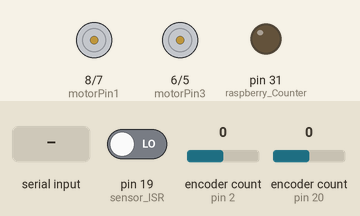
A sketch run on a simulated Arduino Mega 2560, built with avr-gcc and run on an emulated ATmega2560. Shown: motor-driver pin pairs drawn as motors (green arrow = first pin HIGH = forward, orange = second pin HIGH = backward, longer = more drive, scaled by the enable pin), output pins drawn as LEDs (lit = HIGH). The inputs (shaded band) are chosen by the test bench; at power-on: pin 19 (sensor_ISR) LOW, encoder count (sensors on pin 2, pin 20) 0.

Above: at 1.2 s.
1.3 s: "f" received over Serial
At 2.4 s:
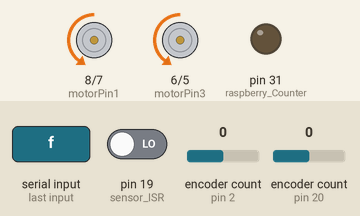
2.8 s: "l" received over Serial
At 3.5 s:
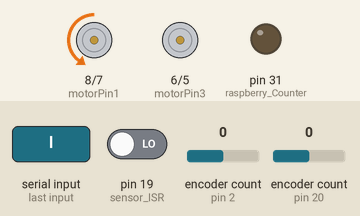
4.3 s: "r" received over Serial
At 4.6 s:
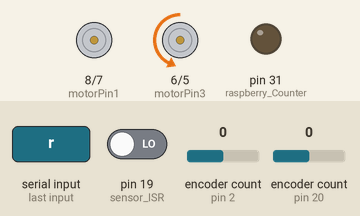
5.8 s: "b" received over Serial
At 7.0 s:
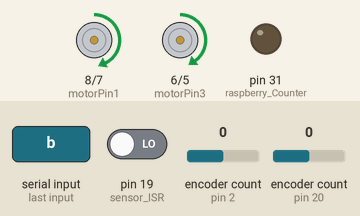
Timing chart, 0 to 8.8 s (numbered marks = the images above; inputs shaded):
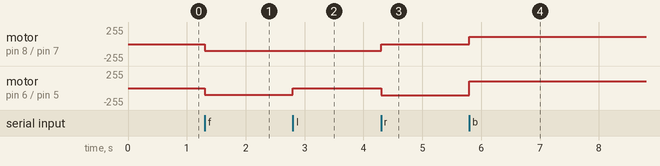

Measured:
- after the input at 1.3 s, motor on pin 8 (motorPin1) / pin 7 (motorPin2), motor on pin 6 (motorPin3) / pin 5 (motorPin4): stopped → backward 100/255 at once
- after the input at 2.8 s, motor on pin 6 (motorPin3) / pin 5 (motorPin4): backward 100/255 → stopped at once
- after the input at 4.3 s, motor on pin 8 (motorPin1) / pin 7 (motorPin2): backward 100/255 → stopped at once; motor on pin 6 (motorPin3) / pin 5 (motorPin4): stopped → backward 110/255 at once
- after the input at 5.8 s, motor on pin 8 (motorPin1) / pin 7 (motorPin2): stopped → forward 110/255 at once; motor on pin 6 (motorPin3) / pin 5 (motorPin4): backward 110/255 → forward 100/255 at once

The sketch:

Everything.ino
```cpp
//#define ENCODER_OPTIMIZE_INTERRUPTS

#include <Wire.h>
#include <SPI.h>
#include <Encoder.h>
#include <Adafruit_LSM9DS1.h>
#include <Adafruit_Sensor.h>


#define trigPinFront A0
#define echoPinFront A1

#define trigPinBack A2
#define echoPinBack A3


#define trigPinLeft A5
#define echoPinLeft A4

#define trigPinRight A6
#define echoPinRight A7

#define sensor_ISR 19
#define raspberry_Counter 31

//Hall Sensors
#define hallA 2
#define hallB 3

#define hallC 20
#define hallD 21

//Motor A
#define motorPin1 8  // Pin 14 of L293
#define motorPin2 7  // Pin 10 of L293

#define enB 4

#define motorPin3 6  // Pin 14 of L293
#define motorPin4 5  // Pin 10 of L293

#define enA 9


Encoder rightEnc(hallA, hallB);
Encoder leftEnc(hallC, hallD);

unsigned long timer = 0;
unsigned long time2 = 0;


Adafruit_LSM9DS1 lsm = Adafruit_LSM9DS1();


volatile int isPressed = 0;
volatile int sendInfo = 0;

volatile byte vals[6];
volatile byte prev[6];

//Incoming Serial Comm--------------------

char receivedChar;
boolean newData = false;

//PI Globals--------------------------------------
char moving = 'n';


double previous_error_r = 0;
double integral_r = 0;
double deriv_r = 0;
int setpoint_speed_r = 400;
double k_pr = .25;
double k_ir = 0;
double k_dr = 0;

double previous_error_l = 0;
double integral_l = 0;
double deriv_l = 0;
int setpoint_speed_l = 400;
double k_pl = .25;
double k_il = 0;
double k_dl = 0;

boolean pid_test = true;

//------------------------------------------

void setup() {

  Serial.begin(115200);

  pinMode(sensor_ISR, INPUT);

  pinMode(raspberry_Counter,OUTPUT);

  attachInterrupt(digitalPinToInterrupt(sensor_ISR), read_sensors_ISR, RISING);

  pinMode(trigPinFront,OUTPUT);
  pinMode(trigPinBack,OUTPUT);
  pinMode(trigPinLeft,OUTPUT);
  pinMode(trigPinRight,OUTPUT);

  pinMode(echoPinFront,INPUT);
  pinMode(echoPinBack,INPUT);
  pinMode(echoPinLeft,INPUT);
  pinMode(echoPinRight,INPUT);

  pinMode(motorPin1, OUTPUT);
  pinMode(motorPin2, OUTPUT);
  pinMode(enA, OUTPUT);

  pinMode(motorPin3, OUTPUT);
  pinMode(motorPin4, OUTPUT);
  pinMode(enB, OUTPUT);

  timer = millis();
  time2 = millis();

}

long right_pos = -999;
long left_pos = -999;


void loop() {

  if(sendInfo == 1) {

    Serial.write((const char *)vals, sizeof(vals));
    sendInfo = 0;
  }


  int t_step = 100;

  long new_right_pos, new_left_pos;
  long right_speed, left_speed;

  int error_r;
  int pid_speed_r;
  int error_l;
  int pid_speed_l;
  int output_r;
  int output_l;

  int enc_r;
  int enc_l;

  if (millis() - timer >= t_step){
    timer = millis();
    new_right_pos = rightEnc.read();
    new_left_pos = leftEnc.read();

    enc_r = new_right_pos - right_pos;
    vals[4] = new_right_pos - right_pos;
    right_pos = new_right_pos;

    enc_l = new_left_pos - left_pos;
    vals[5] = new_left_pos - left_pos;
    left_pos = new_left_pos;

    if (moving == 'y') {

      error_r = setpoint_speed_r - enc_r;
      integral_r = integral_r + (error_r*t_step*.001);
      //deriv_r = (error_r - previous_error_r) / (t_step*.001);
      output_r = (k_pr * error_r) + (k_ir* integral_r);// + (k_dr * deriv_r);
      previous_error_r = error_r;

      error_l = setpoint_speed_l - enc_l;
      integral_l = integral_l + (error_l*t_step * .001);
      //deriv_l = (error_l - previous_error_l) / t_step;
      output_l = (k_pl * error_l) + (k_il* integral_l);// + (k_dl * deriv_l);
      previous_error_l = error_l;

//      if (output_r < 70)
//        output_r = 70;

//      else if (output_r > 250)
//        output_r = 250;

//      if (output_l < 70)
//        output_l = 70;

//      else if (output_l > 250)
//        output_l = 250;

      forwardRight((int)output_r);
      forwardLeft((int)output_l);

    }

    else if (moving == 'n') {
      output_r = 0;
      output_l = 0;
      previous_error_r = 0;
      integral_r = 0;
      deriv_r = 0;
      previous_error_l = 0;
      integral_l = 0;
      deriv_l = 0;

//      stopLeft();
//      stopRight();
    }

  }

//  if (millis() - time2 >= 4000){
//    time2 = millis();
//    pid_test = !pid_test;
//  }
//
//  if (pid_test == true){
//    moving = 'y';
//  }
//
//  else {
//    moving = 'n';
//  }
//
//  Serial.print(800);
//  Serial.print(" ");
//  Serial.print(0);
//  Serial.print(" ");
//  Serial.println(enc_r);


  recvInfo();
  drive();

}
void read_sensors_ISR(){
  digitalWrite(trigPinFront,LOW);
  delayMicroseconds(2);
  digitalWrite(trigPinFront,HIGH);
  delayMicroseconds(10);
  vals[0] = (char)(pulseIn(echoPinFront,HIGH)/2)/29.1;

  digitalWrite(trigPinBack,LOW);
  delayMicroseconds(2);
  digitalWrite(trigPinBack,HIGH);
  delayMicroseconds(10);
  digitalWrite(trigPinBack,LOW);
  vals[1] = (char)(pulseIn(echoPinBack,HIGH)/2)/29.1;

  digitalWrite(trigPinLeft,LOW);
  delayMicroseconds(2);
  digitalWrite(trigPinLeft,HIGH);
  delayMicroseconds(10);
  digitalWrite(trigPinLeft,LOW);
  vals[2] = (char)(pulseIn(echoPinLeft,HIGH)/2)/29.1;

  digitalWrite(trigPinRight,LOW);
  delayMicroseconds(2);
  digitalWrite(trigPinRight,HIGH);
  delayMicroseconds(10);
  digitalWrite(trigPinRight,LOW);
  vals[3] = (char)(pulseIn(echoPinRight,HIGH)/2)/29.1;

  for(int i = 0; i < 6; i++)
  {
    if(vals[i] > 200)
      vals[i] = 200;
    else if(vals[i] == 0)
    {
      vals[i] = 240;
    }

    prev[i] = vals[i];
  }


  sendInfo = 1;
}

//----------------------------------Forward Left--------------------------------

void forwardLeft(int speed){
  digitalWrite(motorPin3, LOW);
  digitalWrite(motorPin4, HIGH);

  analogWrite(enB, speed);

}

//----------------------------------Backward Left--------------------------------

void backwardLeft(int speed){
  digitalWrite(motorPin3, HIGH);
  digitalWrite(motorPin4, LOW);

  analogWrite(enB, speed);
}

//----------------------------------Stop Left--------------------------------

void stopLeft(){
  digitalWrite(motorPin3, LOW);
  digitalWrite(motorPin4, LOW);

  analogWrite(enB, 0);
}

//----------------------------------Forward Right--------------------------------

void forwardRight(int speed){
  digitalWrite(motorPin1, LOW);
  digitalWrite(motorPin2, HIGH);

  analogWrite(enA, speed);

}

//----------------------------------Backward Right--------------------------------

void backwardRight(int speed){
  digitalWrite(motorPin1, HIGH);
  digitalWrite(motorPin2, LOW);

  analogWrite(enA, speed);
}

//----------------------------------Stop Right--------------------------------

void stopRight(){
  digitalWrite(motorPin1, LOW);
  digitalWrite(motorPin2, LOW);

  analogWrite(enA, 0);
}

//---------------------------------RecvINFO----------------------------------

void recvInfo() {


  if (Serial.available() > 0) {

    receivedChar = Serial.read();
    newData = true;

  }
}

void drive(){
  char howToMove = receivedChar;

  int car_speed = 100; //change between 80-150

  while(newData == true){
    if (howToMove == 'f'){
      moving = 'y';
    }

    else if (howToMove == 's'){
      moving = 'n';
      stopLeft();
      stopRight();
    }

    else if (howToMove == 'l'){
      moving = 'n';
      stopLeft();
      forwardRight(car_speed);
    }

    else if (howToMove == 'r'){
      moving = 'n';
      stopRight();
      forwardLeft(car_speed+10);
    }

    else if (howToMove == 'b'){
      moving = 'n';
      backwardRight(car_speed+10);
      backwardLeft(car_speed);
    }

    else if (howToMove == 'e'){
      moving = 'n';
      stopLeft();
      stopRight();
    }


    newData = false;
  }
}
```
